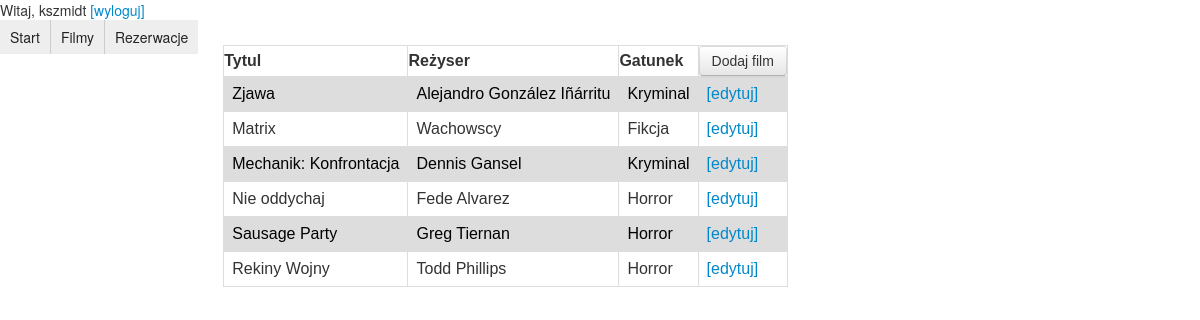
Screenshot of /admin.php?menu=movies (signed in) with the database file from the repository.
### tables this page shows
CREATE TABLE IF NOT EXISTS `filmy` (
  `id` int(11) NOT NULL,
  `tytul` varchar(36) NOT NULL,
  `rezyser` varchar(36) NOT NULL,
  `gatunek` int(11) NOT NULL,
  `cover` varchar(999) NOT NULL
);

CREATE TABLE IF NOT EXISTS `gatunek` (
  `id` int(11) NOT NULL,
  `nazwa` varchar(16) NOT NULL
);

### admin/movies.php (the view, shortened to what this page needs)
<?php
$sql = "SELECT filmy.id as filmID, tytul, rezyser, gatunek.nazwa as gatunek FROM filmy JOIN gatunek ON filmy.gatunek = gatunek.id";
$result = mysql_query($sql);
	echo "<table>
  <tr>
    <th>Tytul</th>
    <th>Reżyser</th>
    <th>Gatunek</th>
    <th><a  class='opener btn'>Dodaj film</a></th>
  </tr>";
    while($row = mysql_fetch_array($result)) {
        echo "<tr>
        <td>".$row['tytul']."</td>
        <td>".$row['rezyser']."</td>
        <td>".$row['gatunek']."</td>
        <td><a href='?filmid=".$row['filmID']."'>[edytuj]</a></td>
        </tr>";
    }
    echo "</table>";
 ?>

### css/style.css (style rules this page uses)
body { background: #000; color:#fff; }
table { width: 100%; }
tbody tr { text-align: center; }
#panel table { font-family: arial, sans-serif; border-collapse: collapse; width: 100%; }
#panel td, th { border: 1px solid #dddddd; text-align: left; padding: 8px; }
#panel tr:nth-child(even) { background-color: #dddddd; color:#000; }

### rows the page displays
filmy: tytul "Zjawa", rezyser "Alejandro González Iñárritu", gatunek.nazwa "Kryminal"
filmy: tytul "Matrix", rezyser "Wachowscy", gatunek.nazwa "Fikcja"
filmy: tytul "Mechanik: Konfrontacja", rezyser "Dennis Gansel", gatunek.nazwa "Kryminal"
filmy: tytul "Nie oddychaj", rezyser "Fede Alvarez", gatunek.nazwa "Horror"
filmy: tytul "Sausage Party", rezyser "Greg Tiernan", gatunek.nazwa "Horror"
filmy: tytul "Rekiny Wojny", rezyser "Todd Phillips", gatunek.nazwa "Horror"

### other values shown
$login "kszmidt"
